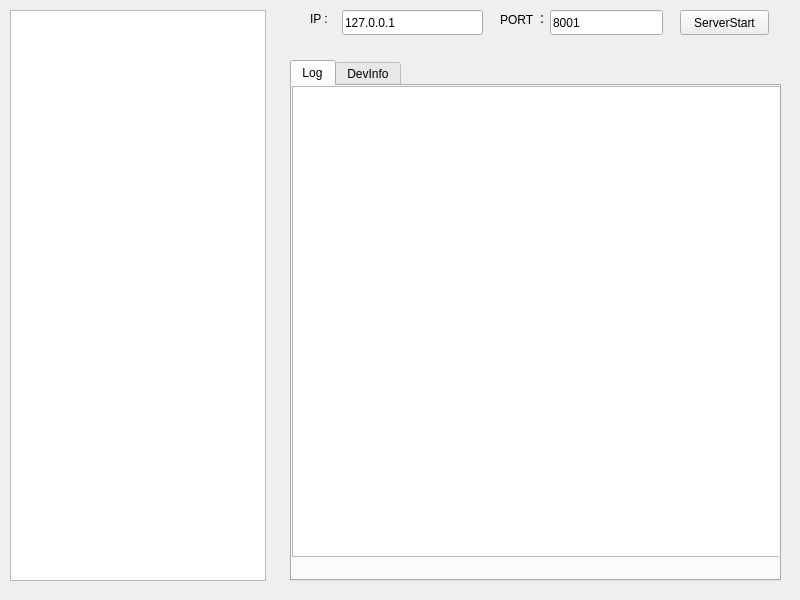
<?xml version="1.0" encoding="UTF-8"?>
<ui version="4.0">
 <class>codecServer</class>
 <widget class="QWidget" name="codecServer">
  <property name="geometry">
   <rect>
    <x>0</x>
    <y>0</y>
    <width>800</width>
    <height>600</height>
   </rect>
  </property>
  <property name="windowTitle">
   <string>codecServer</string>
  </property>
  <widget class="QTreeView" name="devTreeView">
   <property name="geometry">
    <rect>
     <x>10</x>
     <y>10</y>
     <width>256</width>
     <height>571</height>
    </rect>
   </property>
  </widget>
  <widget class="QLabel" name="portLabel">
   <property name="geometry">
    <rect>
     <x>500</x>
     <y>10</y>
     <width>67</width>
     <height>17</height>
    </rect>
   </property>
   <property name="text">
    <string>PORT ：</string>
   </property>
  </widget>
  <widget class="QLineEdit" name="PortLineEdit">
   <property name="geometry">
    <rect>
     <x>550</x>
     <y>10</y>
     <width>113</width>
     <height>25</height>
    </rect>
   </property>
   <property name="text">
    <string>8001</string>
   </property>
  </widget>
  <widget class="QPushButton" name="serverStartButton">
   <property name="geometry">
    <rect>
     <x>680</x>
     <y>10</y>
     <width>89</width>
     <height>25</height>
    </rect>
   </property>
   <property name="text">
    <string>ServerStart</string>
   </property>
  </widget>
  <widget class="QTabWidget" name="tabWidget">
   <property name="geometry">
    <rect>
     <x>290</x>
     <y>60</y>
     <width>491</width>
     <height>521</height>
    </rect>
   </property>
   <property name="currentIndex">
    <number>0</number>
   </property>
   <widget class="QWidget" name="log">
    <attribute name="title">
     <string>Log</string>
    </attribute>
    <widget class="QTextBrowser" name="logTextBrowser">
     <property name="geometry">
      <rect>
       <x>0</x>
       <y>0</y>
       <width>491</width>
       <height>471</height>
      </rect>
     </property>
    </widget>
   </widget>
   <widget class="QWidget" name="devInfo">
    <attribute name="title">
     <string>DevInfo</string>
    </attribute>
   </widget>
  </widget>
  <widget class="QLabel" name="IpLabel">
   <property name="geometry">
    <rect>
     <x>310</x>
     <y>10</y>
     <width>31</width>
     <height>17</height>
    </rect>
   </property>
   <property name="text">
    <string>IP :</string>
   </property>
  </widget>
  <widget class="QLineEdit" name="IpLineEdit">
   <property name="geometry">
    <rect>
     <x>342</x>
     <y>10</y>
     <width>141</width>
     <height>25</height>
    </rect>
   </property>
   <property name="text">
    <string>127.0.0.1</string>
   </property>
  </widget>
 </widget>
 <resources/>
 <connections/>
</ui>
